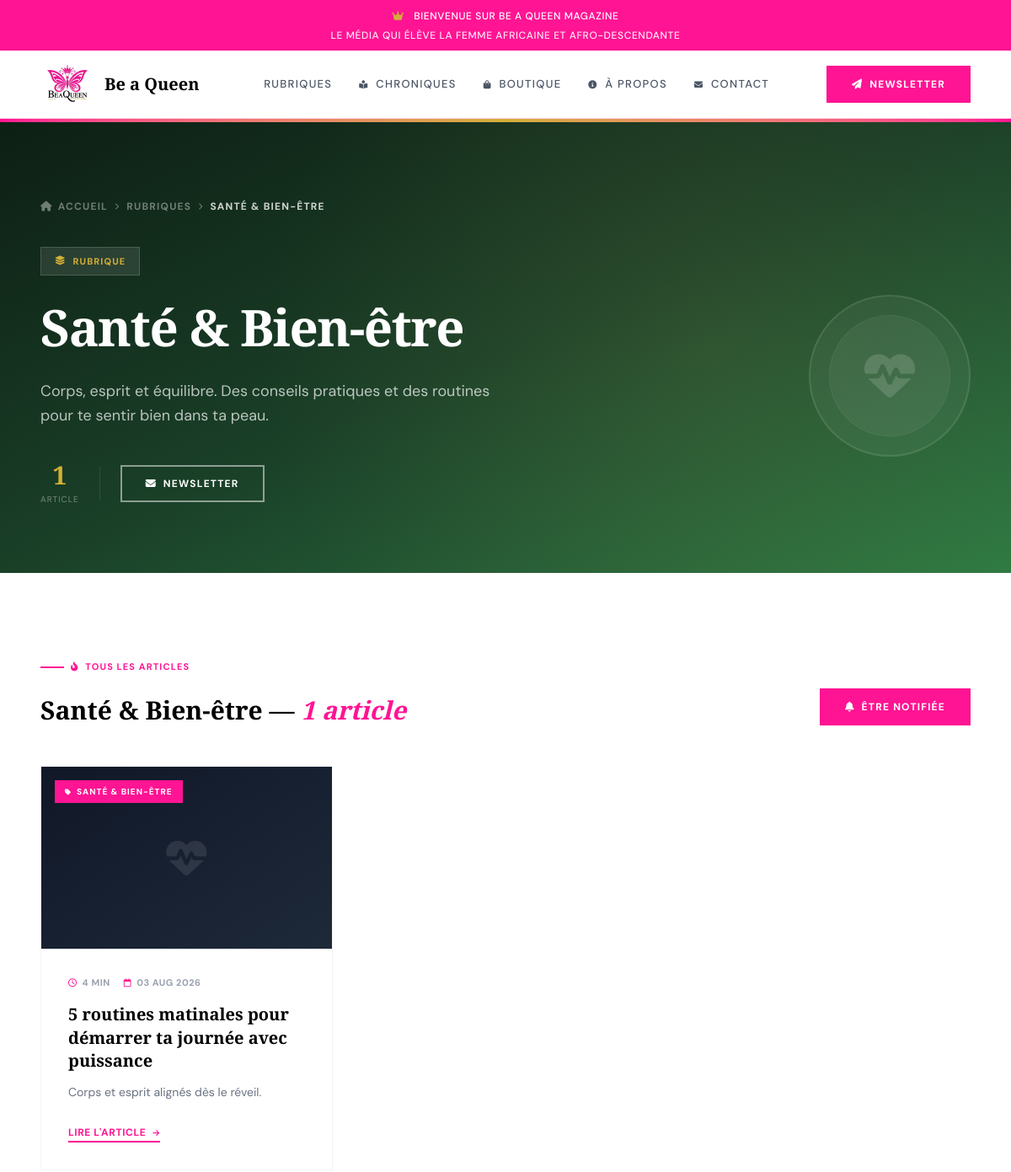
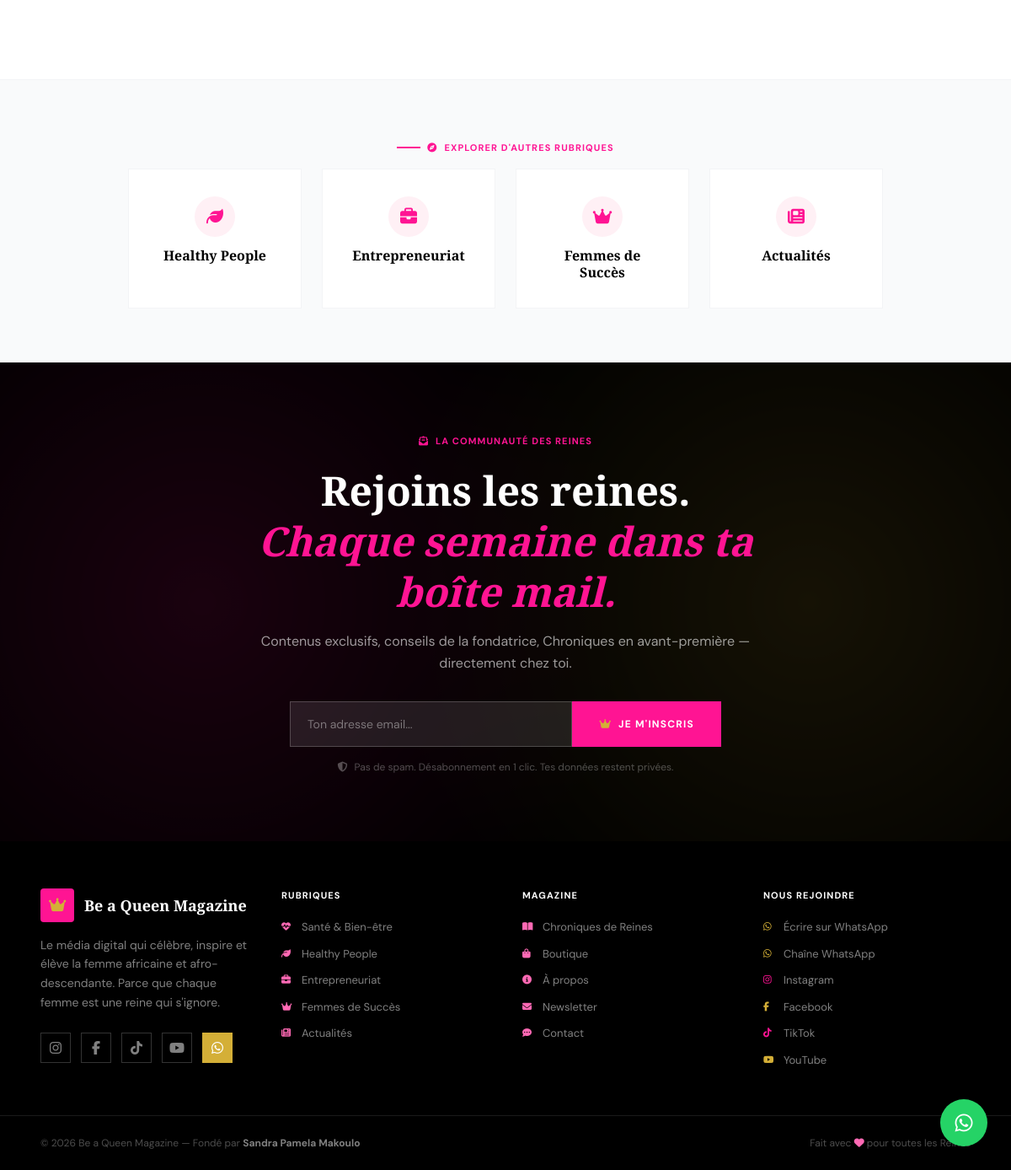
The app's page /rubrique/sante-bien-etre/ with its own data (2 pictures, top to bottom).
### magazine/models.py (models this page shows, shortened)
class Rubrique(models.Model):
    nom         = models.CharField(max_length=100, verbose_name="Nom")
    slug        = models.SlugField(max_length=100, unique=True, verbose_name="Slug URL")
    emoji       = models.CharField(max_length=10, blank=True, verbose_name="Emoji")
    description = models.TextField(blank=True, verbose_name="Description")
    ordre       = models.PositiveIntegerField(default=0, verbose_name="Ordre d'affichage")
    active      = models.BooleanField(default=True, verbose_name="Rubrique active")
    class Meta:
        ordering            = ['ordre']
        verbose_name        = "Rubrique"
        verbose_name_plural = "Rubriques"
        db_table            = "rubriques"

class Article(models.Model):
    STATUTS = [
        ('brouillon', 'Brouillon'),
        ('publie',    'Publié'),
        ('archive',   'Archivé'),
    ]
    titre              = models.CharField(max_length=191, verbose_name="Titre")
    slug               = models.SlugField(max_length=191, unique=True, verbose_name="Slug URL")
    extrait            = models.TextField(blank=True, verbose_name="Extrait / Résumé")
    contenu            = models.TextField(verbose_name="Contenu complet")
    image_principale   = models.ImageField(upload_to='articles/', blank=True, null=True, verbose_name="Image de couverture")
    rubrique           = models.ForeignKey(Rubrique, on_delete=models.SET_NULL, null=True, related_name='articles', verbose_name="Rubrique")
    auteure            = models.ForeignKey(Utilisateur, on_delete=models.SET_NULL, null=True, related_name='articles', verbose_name="Auteure")
    tags               = models.ManyToManyField(Tag, through='ArticleTag', blank=True, verbose_name="Tags")
    statut             = models.CharField(max_length=20, choices=STATUTS, default='brouillon', verbose_name="Statut")
    en_une             = models.BooleanField(default=False, verbose_name="Afficher en une")
    date_publication   = models.DateTimeField(blank=True, null=True, verbose_name="Date de publication")
    date_modification  = models.DateTimeField(auto_now=True, verbose_name="Dernière modification")
    vues               = models.PositiveIntegerField(default=0, verbose_name="Nombre de vues")
    temps_lecture      = models.PositiveIntegerField(default=5, verbose_name="Temps de lecture (min)")
    class Meta:
        ordering            = ['-date_publication']
        verbose_name        = "Article"
        verbose_name_plural = "Articles"
        db_table            = "articles"

### magazine/views.py (the view)
# urls.py: path('rubrique/<slug:slug>/', views.rubrique, name='rubrique'),
def rubrique(request, slug):
    rub             = get_object_or_404(Rubrique, slug=slug, active=True)
    articles        = Article.objects.filter(
        rubrique=rub,
        statut='publie'
    ).order_by('-date_publication')
    toutes_rubriques = Rubrique.objects.filter(active=True).order_by('ordre')
    context = {
        'rubrique'        : rub,
        'articles'        : articles,
        'toutes_rubriques': toutes_rubriques,
    }
    return render(request, 'magazine/rubrique.html', context)

### magazine/templates/magazine/rubrique.html (shortened to what this page needs)
{% extends 'magazine/base.html' %}
{% block content %}
{% with slug=rubrique.slug %}
<section class="relative overflow-hidden pt-24 pb-20 {% if slug == 'femmes-de-succes' %}bg-gradient-to-br from-[#0a0808] via-[#1a0a10] to-[#8B1A42]{% elif slug == 'sante-bien-etre' %}bg-gradient-to-br from-[#0d1f14] via-[#1a4028] to-[#2d7a43]{% elif slug == 'healthy-people' %}bg-gradient-to-br from-[#0d1f0f] via-[#1e3d18] to-[#3a6b28]{% elif slug == 'entrepreneuriat' %}bg-gradient-to-br from-[#080610] via-[#141040] to-[#2a2480]{% else %}bg-gradient-to-br from-[#0a0808] via-[#1a1210] to-[#FF1493]{% endif %} text-white">
{% endwith %}
  <div class="absolute inset-0 pointer-events-none" style="background: radial-gradient(circle at 70% 50%, rgba(201,168,76,0.1) 0%, transparent 60%);"></div>
  <div class="absolute top-0 left-0 right-0 h-1 bg-gradient-to-r from-[#FF1493] via-[#D4AF37] to-[#FF1493]"></div>
  <div class="max-w-7xl mx-auto px-4 sm:px-6 lg:px-12 relative z-10">
    <div class="flex items-center gap-2 text-xs text-white/40 mb-10 uppercase tracking-widest font-bold flex-wrap">
      <a href="/" class="hover:text-white transition-colors flex items-center gap-1.5"><i class="fa-solid fa-house"></i> Accueil</a>
      <i class="fa-solid fa-chevron-right text-[8px]"></i>
      <a href="/#rubriques" class="hover:text-white transition-colors">Rubriques</a>
      <i class="fa-solid fa-chevron-right text-[8px]"></i>
      <span class="text-white/80">{{ rubrique.nom }}</span>
    </div>
    <div class="grid md:grid-cols-[1fr_auto] gap-12 md:gap-20 items-center">
      <div>
        <div class="inline-flex items-center gap-2 bg-white/10 border border-white/15 px-4 py-2 text-[11px] font-bold tracking-widest uppercase text-[#D4AF37] mb-6">
          <i class="fa-solid fa-layer-group"></i> Rubrique
        </div>
        <h1 class="font-serif text-4xl sm:text-5xl lg:text-6xl font-black leading-tight tracking-tight text-white mb-6">
          {{ rubrique.nom }}
        </h1>
        <p class="text-white/70 text-base sm:text-lg leading-relaxed max-w-xl mb-10">
          {{ rubrique.description }}
        </p>
        <div class="flex items-center gap-6 flex-wrap">
          <div class="text-center">
            <div class="font-serif text-3xl font-bold text-[#D4AF37] leading-none">{{ articles|length }}</div>
            <div class="text-[10px] uppercase tracking-widest text-white/40 mt-1.5">Article{{ articles|length|pluralize }}</div>
          </div>
          <a href="/#newsletter" class="btn-outline-white">
            <i class="fa-solid fa-envelope"></i> Newsletter
          </a>
        </div>
      </div>
      <div class="flex justify-end items-center hidden md:flex">
        <div class="w-48 h-48 border-2 border-white/10 rounded-full flex items-center justify-center bg-white/5 relative">
          <div class="w-36 h-36 border border-white/5 rounded-full flex items-center justify-center bg-white/5">
            <i class="fa-solid {% if rubrique.slug == 'sante-bien-etre' %}fa-heart-pulse{% elif rubrique.slug == 'healthy-people' %}fa-leaf{% elif rubrique.slug == 'entrepreneuriat' %}fa-briefcase{% elif rubrique.slug == 'femmes-de-succes' %}fa-crown{% elif rubrique.slug == 'actualites' %}fa-newspaper{% else %}fa-star{% endif %} text-6xl text-white/15"></i>
          </div>
        </div>
      </div>
    </div>
  </div>
</section>
<section class="py-20 lg:py-24 bg-white">
  <div class="max-w-7xl mx-auto px-4 sm:px-6 lg:px-12">
    {% if articles %}
    <div class="flex flex-col sm:flex-row sm:items-end justify-between mb-12 gap-4">
      <div>
        <div class="section-eyebrow"><i class="fa-solid fa-fire-flame-curved"></i> Tous les articles</div>
        <h2 class="font-serif text-3xl font-black text-black leading-tight mt-2">
          {{ rubrique.nom }} — <em class="italic text-[#FF1493]">{{ articles|length }} article{{ articles|length|pluralize }}</em>
        </h2>
      </div>
      <a href="/#newsletter" class="btn-primary">
        <i class="fa-solid fa-bell"></i> Être notifiée
      </a>
    </div>
    <div class="grid sm:grid-cols-2 lg:grid-cols-3 gap-8">
      {% for art in articles %}
      <article class="flex flex-col border border-gray-100 transition-all duration-300 hover:-translate-y-1 hover:shadow-xl group overflow-hidden bg-white">
        <div class="aspect-[16/10] overflow-hidden relative bg-gray-50">
          {% if art.image_principale %}
          <img src="{{ art.image_principale.url }}" alt="{{ art.titre }}" class="w-full h-full object-cover transition-transform duration-500 group-hover:scale-105">
          {% else %}
          <div class="w-full h-full flex items-center justify-center bg-gradient-to-br from-gray-900 to-gray-800">
            <i class="fa-solid {% if rubrique.slug == 'sante-bien-etre' %}fa-heart-pulse{% elif rubrique.slug == 'healthy-people' %}fa-leaf{% elif rubrique.slug == 'entrepreneuriat' %}fa-briefcase{% elif rubrique.slug == 'femmes-de-succes' %}fa-crown{% elif rubrique.slug == 'actualites' %}fa-newspaper{% else %}fa-star{% endif %} text-5xl text-white/10"></i>
          </div>
          {% endif %}
          <div class="absolute top-4 left-4 bg-[#FF1493] text-white text-[10px] font-bold tracking-widest uppercase px-3 py-1.5 flex items-center gap-1.5">
            <i class="fa-solid fa-tag text-[8px]"></i> {{ rubrique.nom }}
          </div>
        </div>
        <div class="p-6 sm:p-8 flex-1 flex flex-col">
          <div class="flex items-center gap-4 text-[11px] font-bold uppercase tracking-wider text-gray-400 mb-4 flex-wrap">
            {% if art.temps_lecture %}
            <span class="flex items-center gap-1.5"><i class="fa-regular fa-clock text-[#FF1493] text-[10px]"></i> {{ art.temps_lecture }} min</span>
            {% endif %}
            <span class="flex items-center gap-1.5"><i class="fa-regular fa-calendar text-[#FF1493] text-[10px]"></i> {{ art.date_publication|date:"d M Y" }}</span>
          </div>
          <h3 class="font-serif text-xl font-bold leading-snug mb-3 text-black">
            <a href="{% url 'article' art.slug %}" class="text-black no-underline hover:text-[#FF1493] transition-colors">
              {{ art.titre }}
            </a>
          </h3>
          <p class="text-sm leading-relaxed text-gray-500 mb-6 flex-1">
            {{ art.extrait|truncatewords:20 }}
          </p>
          <div>
            <a href="{% url 'article' art.slug %}" class="lire-lien">
              Lire l'article <i class="fa-solid fa-arrow-right text-[9px]"></i>
            </a>
          </div>
        </div>
      </article>
      {% endfor %}
    </div>
    {% endif %}
  </div>
</section>
<section class="py-16 bg-gray-50 border-t border-gray-100">
  <div class="max-w-7xl mx-auto px-4 sm:px-6 lg:px-12 text-center">
    <div class="section-eyebrow justify-center mb-10"><i class="fa-solid fa-compass"></i> Explorer d'autres rubriques</div>
    <div class="flex flex-wrap justify-center gap-4 sm:gap-6 max-w-4xl mx-auto">
      {% for rub_item in toutes_rubriques %}
      {% if rub_item.slug != rubrique.slug %}
      <a href="{% url 'rubrique' rub_item.slug %}"
         class="flex flex-col items-center gap-3 p-6 sm:p-8 border border-gray-100 bg-white transition-all hover:shadow-lg hover:-translate-y-1 hover:border-[#FF1493]/30 min-w-[160px] flex-1 max-w-[220px]">
        <div class="w-12 h-12 bg-[#FFF0F5] rounded-full flex items-center justify-center text-[#FF1493] text-xl transition-transform group-hover:scale-110">
          <i class="fa-solid {% if rub_item.slug == 'sante-bien-etre' %}fa-heart-pulse{% elif rub_item.slug == 'healthy-people' %}fa-leaf{% elif rub_item.slug == 'entrepreneuriat' %}fa-briefcase{% elif rub_item.slug == 'femmes-de-succes' %}fa-crown{% elif rub_item.slug == 'actualites' %}fa-newspaper{% else %}fa-star{% endif %}"></i>
        </div>
        <span class="font-serif text-sm sm:text-base font-bold text-black text-center leading-tight">{{ rub_item.nom }}</span>
      </a>
      {% endif %}
      {% endfor %}
    </div>
  </div>
</section>
{% endblock content %}

### magazine/templates/magazine/base.html (style rules this page uses)
body { font-family: var(--font-sans); }
h1,h2,h3,h4 { font-family: var(--font-sans); }
.font-serif { font-family: var(--font-serif) !important; }
.section-eyebrow { @apply inline-flex items-center gap-2 text-[11px] font-bold tracking-widest uppercase text-[#FF1493] mb-4; }
.section-eyebrow::before { content: ''; @apply w-7 h-0.5 bg-[#FF1493]; }
.btn-primary { @apply inline-flex items-center gap-2 bg-[#FF1493] text-white font-bold text-xs tracking-widest uppercase px-7 py-3 border-2 border-[#FF1493] transition-all duration-200 hover:bg-[#C71585] hover:border-[#C71585] hover:-translate-y-px cursor-pointer; }
.btn-outline-white { @apply inline-flex items-center gap-2 bg-transparent text-white font-bold text-xs tracking-widest uppercase px-7 py-3 border-2 border-white/50 transition-all duration-200 hover:bg-white hover:text-black cursor-pointer; }
.lire-lien { @apply inline-flex items-center gap-2 text-[#FF1493] font-bold text-xs tracking-wider uppercase border-b-2 border-[#FF1493] pb-0.5 transition-all duration-200 hover:gap-3; }

### records on screen
Rubrique: nom "SANTÉ & BIEN-ÊTRE", nom "Santé & Bien-être", description "Corps, esprit et équilibre. Des conseils pratiques et des routines pour te sentir bien dans ta peau."
Article: temps_lecture "4", date_publication "03 AUG 2026", titre "5 routines matinales pour démarrer ta journée avec puissance", extrait "Corps et esprit alignés dès le réveil."
Rubrique: nom "Healthy People"
Rubrique: nom "Entrepreneuriat"
Rubrique: nom "Femmes de Succès"
Rubrique: nom "Actualités"

### other values on screen
{{ articles|length }} "1"
